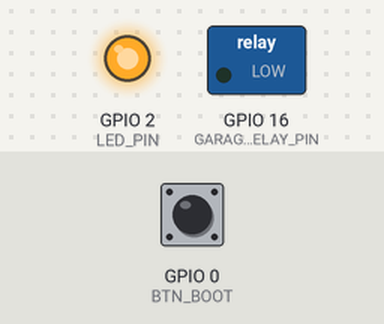
This sketch was run on a simulated ESP32-S3. Shown: switched loads named in the sketch (green lamp = pin HIGH), output pins drawn as LEDs (lit = HIGH). The inputs (shaded band) are chosen by the test bench; at power-on: GPIO 0 (BTN_BOOT) HIGH. No CAN messages arrive unless stated.

Above: at 1.2 s.
1.3 s: GPIO 0 (BTN_BOOT) pulled LOW for 3.2 s
At 3.8 s:
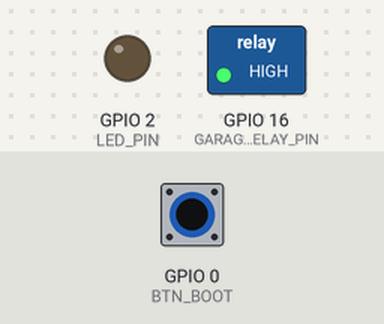
Timing chart, 0 to 5.8 s (numbered marks = the images above; inputs shaded):
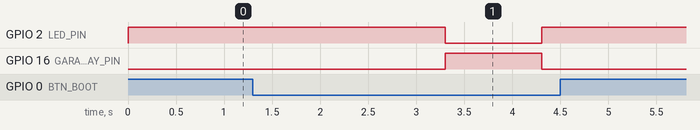

The sketch:

Wemos-D1-Mini-Version1.ino
```cpp
// ============================================================================
//  Wemos D1 Mini ESP32 — CAN sniffer + ESP-NOW bridge + Garage Opener
//  ----------------------------------------------------------------------------
//  Passive only: CAN driver in LISTEN_ONLY mode — never injects ACK or any
//  dominant bit onto the bus.
//
//    - CAN RX via TJA1050 @ 500 kbps, accept-all filter
//    - ESP-NOW broadcast forwarding of every received CAN frame
//    - Garage opener (from idealabkmutt/ODB2/FORD_Benz_garage_opener_2PID):
//        * Benz S320 0x3F6 bit 12  = "Speak" button on steering wheel
//        * Ford Ranger 0x09A bit 56 = Cruise main switch
//        * Either button held >= 3 s -> fires local relay for 1 s
//
//  LED behaviour (priority high -> low):
//    1. Solid ON          during the 1 s garage relay pulse
//    2. Rapid flash 20Hz  when a watched frame arrives:
//                           - Benz speak frame 0x3F6
//                           - OBD2 RPM reply     (PID 0x0C on 0x7E8..0x7EF)
//                           - OBD2 Speed reply   (PID 0x0D)
//                           - OBD2 Coolant reply (PID 0x05)
//    3. Slow flash 10Hz   on any ESP-NOW relay activity
//    4. Off               idle
//
//  Pins:
//        CAN_TX       = GPIO4   (to TJA1050 CTX)
//        CAN_RX       = GPIO5   (to TJA1050 CRX)
//        GARAGE_RELAY = GPIO16  (moved from GPIO5 due to CAN_RX conflict)
//        LED          = GPIO2   (D4, active-LOW)
//        BTN_BOOT     = GPIO0
//
//  BTN:  short tap = ESP-NOW toggle
//        long press >=2s = manual garage trigger
//
//  Hardware: Wemos D1 Mini ESP32 (WROOM-32) + TJA1050 (120Ω termination)
// ============================================================================

#include <Arduino.h>
#include <WiFi.h>
#include <esp_now.h>
#include "driver/twai.h"

// ---- Pins ----
#define CAN_TX            4     // to TJA1050 CTX
#define CAN_RX            5     // to TJA1050 CRX
#define GARAGE_RELAY_PIN 16     // moved from GPIO5 (CAN_RX needed it)
#define LED_PIN           2     // active-LOW
#define BTN_BOOT          0

// ---- Garage opener tuning ----
#define BENZ_SWC_CAN_ID         0x3F6   // 1014 - VCLEFT_switchStatus (Speak btn bit 12)
#define FORD_CLU11_CAN_ID       0x09A   // 154  - CLU11 (Cruise btn bit 56)
#define GARAGE_HOLD_MS          3000
#define GARAGE_PULSE_MS         1000
#define GARAGE_REARM_MS         2000

// ---- Watched-frame indicator (rapid LED flash on detection) ----
#define OBD_RPM_PID         0x0C
#define OBD_SPEED_PID       0x0D
#define OBD_COOLANT_PID     0x05
#define WATCHED_WINDOW_MS   150
#define WATCHED_TOGGLE_MS    25      // ~20 Hz flash

// ---- ESP-NOW payload ----
struct __attribute__((packed)) CanFrame {
    uint32_t id;
    uint8_t  dlc;
    uint8_t  data[8];
};

// ---- Globals ----
static uint8_t broadcast[] = {0xFF, 0xFF, 0xFF, 0xFF, 0xFF, 0xFF};
static bool    espNowEnabled = true;

// Garage state machine
static bool     btnHeld          = false;
static uint32_t btnPressStartMs  = 0;
static uint32_t garagePulseStart = 0;
static uint32_t lastTriggerMs    = 0;

// LED activity tracking
static uint32_t lastLedToggle  = 0;
static uint32_t lastActivityMs = 0;     // any ESP-NOW relay
static uint32_t lastWatchedMs  = 0;     // RPM / Speed / Coolant / Speak frames
static bool     ledState       = false;

// BOOT button
static int      lastBtnState = HIGH;
static uint32_t pressMs      = 0;
static bool     handledPress = false;

// ---- LED (active-LOW) ----
static void setLED(bool on) {
    digitalWrite(LED_PIN, on ? LOW : HIGH);
    ledState = on;
}

// ---- CAN (LISTEN_ONLY: silent on the bus) ----
static void initCAN() {
    twai_general_config_t g = TWAI_GENERAL_CONFIG_DEFAULT(
        (gpio_num_t)CAN_TX, (gpio_num_t)CAN_RX, TWAI_MODE_LISTEN_ONLY);
    twai_timing_config_t t = TWAI_TIMING_CONFIG_500KBITS();
    twai_filter_config_t f = TWAI_FILTER_CONFIG_ACCEPT_ALL();
    twai_driver_install(&g, &t, &f);
    twai_start();
}

// ---- ESP-NOW ----
static void initESPNow() {
    WiFi.mode(WIFI_STA);
    WiFi.disconnect(true, true);
    if (esp_now_init() != ESP_OK) return;
    esp_now_peer_info_t peer = {};
    memcpy(peer.peer_addr, broadcast, 6);
    peer.channel = 0;
    peer.encrypt = false;
    esp_now_add_peer(&peer);
}

// ---- Garage opener ----
// Bit numbering: raw_ul = d[0..7] little-endian -> bit N = byte (N/8) bit (N%8)
//   Benz speak  (bit 12) -> data[1] >> 4 & 1
//   Ford cruise (bit 56) -> data[7] & 1
static void watchGarageButton(const twai_message_t& msg) {
    bool pressed = false;

    if (msg.identifier == BENZ_SWC_CAN_ID && msg.data_length_code >= 2) {
        pressed = (msg.data[1] >> 4) & 0x01;
    } else if (msg.identifier == FORD_CLU11_CAN_ID && msg.data_length_code >= 8) {
        pressed = msg.data[7] & 0x01;
    } else {
        return;
    }

    uint32_t now = millis();
    if (pressed && !btnHeld) {
        btnHeld = true;
        btnPressStartMs = now;
    } else if (!pressed && btnHeld) {
        btnHeld = false;
        btnPressStartMs = 0;
    }
}

// Returns true if this frame is one we want to flash the LED rapidly for:
//   - Benz speak frame 0x3F6
//   - OBD2 mode-1 reply on 0x7E8..0x7EF carrying RPM / Speed / Coolant PID
static bool isWatchedFrame(const twai_message_t& msg) {
    if (msg.identifier == BENZ_SWC_CAN_ID) return true;
    if (msg.identifier >= 0x7E8 && msg.identifier <= 0x7EF &&
        msg.data_length_code >= 3 && msg.data[1] == 0x41) {
        uint8_t pid = msg.data[2];
        return pid == OBD_RPM_PID || pid == OBD_SPEED_PID || pid == OBD_COOLANT_PID;
    }
    return false;
}

static void garageStart() {
    if (garagePulseStart != 0) return;
    if (millis() - lastTriggerMs < GARAGE_REARM_MS && lastTriggerMs) return;
    digitalWrite(GARAGE_RELAY_PIN, HIGH);
    setLED(true);
    garagePulseStart = millis();
}

static void garageService() {
    if (!garagePulseStart) return;
    if (millis() - garagePulseStart >= GARAGE_PULSE_MS) {
        digitalWrite(GARAGE_RELAY_PIN, LOW);
        setLED(false);
        lastTriggerMs = millis();
        garagePulseStart = 0;
    }
}

void setup() {
    // No Serial.begin() — keep UART0 free; all feedback is via LED + relay

    pinMode(GARAGE_RELAY_PIN, OUTPUT);
    digitalWrite(GARAGE_RELAY_PIN, LOW);
    pinMode(LED_PIN, OUTPUT);
    setLED(false);
    pinMode(BTN_BOOT, INPUT_PULLUP);

    initESPNow();
    initCAN();
}

void loop() {
    // ---- BOOT button: short = ESP-NOW toggle, long = manual garage trigger ----
    int s = digitalRead(BTN_BOOT);
    uint32_t now = millis();
    if (s == LOW && lastBtnState == HIGH) {
        pressMs = now; handledPress = false;
    }
    if (s == LOW && !handledPress && (now - pressMs) >= 2000) {
        garageStart();
        handledPress = true;
    }
    if (s == HIGH && lastBtnState == LOW) {
        uint32_t held = now - pressMs;
        if (!handledPress && held >= 50 && held < 2000) {
            espNowEnabled = !espNowEnabled;
            if (!espNowEnabled && !garagePulseStart) setLED(false);
        }
        handledPress = true;
    }
    lastBtnState = s;

    // ---- Garage hold timer ----
    if (btnHeld && (now - btnPressStartMs) >= GARAGE_HOLD_MS) {
        garageStart();
        btnHeld = false; btnPressStartMs = 0;
    }
    garageService();

    // ---- CAN RX -> watch garage btn, mark watched, ESP-NOW relay ----
    twai_message_t msg;
    if (twai_receive(&msg, pdMS_TO_TICKS(5)) == ESP_OK && !msg.rtr) {
        watchGarageButton(msg);
        if (isWatchedFrame(msg)) lastWatchedMs = now;

        if (espNowEnabled) {
            CanFrame frame;
            frame.id  = msg.identifier;
            frame.dlc = msg.data_length_code;
            memset(frame.data, 0, 8);
            memcpy(frame.data, msg.data,
                   msg.data_length_code > 8 ? 8 : msg.data_length_code);
            esp_err_t r = esp_now_send(broadcast, (uint8_t*)&frame, sizeof(frame));
            if (r == ESP_OK) lastActivityMs = now;
        }
    }

    // ---- LED priority: garage > watched-rapid > activity-slow > off ----
    if (!garagePulseStart) {
        bool watched  = lastWatchedMs  && (now - lastWatchedMs)  < WATCHED_WINDOW_MS;
        bool activity = espNowEnabled  && lastActivityMs && (now - lastActivityMs) < 300;
        if (watched) {
            if (now - lastLedToggle >= WATCHED_TOGGLE_MS) {
                lastLedToggle = now;
                setLED(!ledState);
            }
        } else if (activity) {
            if (now - lastLedToggle >= 50) {
                lastLedToggle = now;
                setLED(!ledState);
            }
        } else if (ledState) {
            setLED(false);
        }
    }
}
```

Measured:
- after the input at 1.3 s, GPIO 2 (LED_PIN): HIGH → LOW after 2.0 s, → HIGH 1.0 s later; GPIO 16 (GARAGE_RELAY_PIN): LOW → HIGH after 2.0 s, → LOW 1.0 s later
